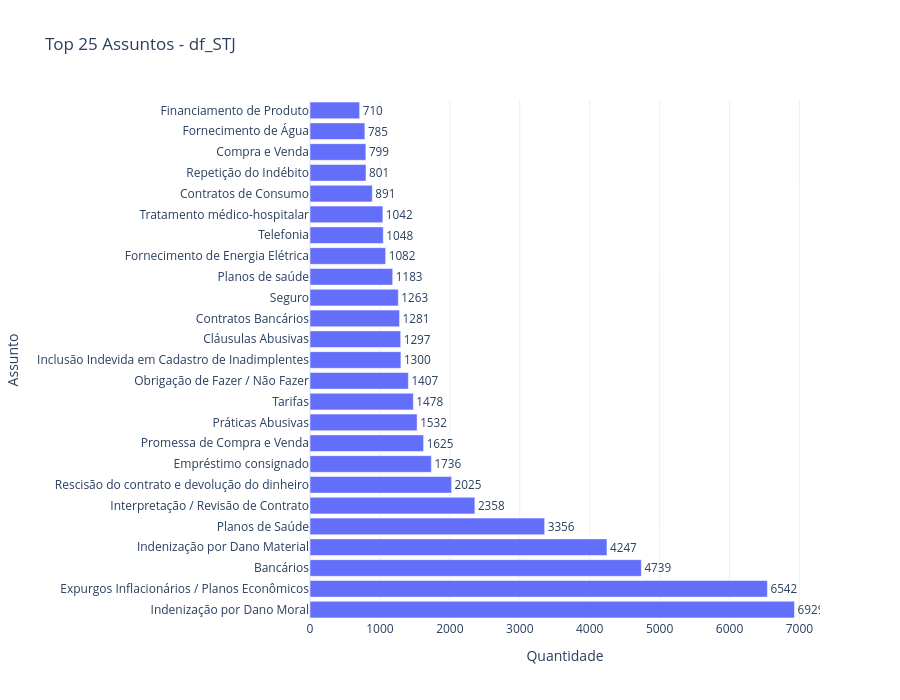

Notebook code for this chart:
### Markdown cell above
## EDA - Assuntos

### Code cell
import json
# Extrai nomes/códigos de assuntos (coluna pode ser JSON string, lista ou dict)
def extract_assuntos(col):
    def parse(x):
        if pd.isna(x):
            return []
        if isinstance(x, str):
            s = x.strip()
            if not s:
                return []
            try:
                parsed = json.loads(s)
            except Exception:
                return []
        elif isinstance(x, (list, tuple)):
            parsed = x
        elif isinstance(x, dict):
            parsed = [x]
        else:
            return []
        res = []
        for item in parsed:
            if isinstance(item, dict):
                nome = item.get('nome') or item.get('codigo')
                if nome is not None:
                    res.append(str(nome))
        return res
    return col.map(parse)

assuntos_lists = extract_assuntos(df['assuntos'])
assuntos_exploded = assuntos_lists.explode().dropna()
top_assuntos = assuntos_exploded.value_counts().head(25)

import plotly.express as px
fig = px.bar(
    x=top_assuntos.values,
    y=top_assuntos.index,
    orientation='h',
    title=f'Top 25 Assuntos - {nome_df}',
    labels={'x':'Quantidade','y':'Assunto'},
    text=top_assuntos.values
)
fig.update_layout(template='plotly_white', height=700)
fig.update_traces(textposition='outside')
fig.show()

### Figure 1 — Plotly figure (JSON) as saved in the notebook; plotly's stock layout.template omitted (floating-point values rounded to 4 significant figures)
{"data": [{"hovertemplate": "Quantidade=%{x}<br>Assunto=%{y}<br>text=%{text}<extra></extra>", "legendgroup": "", "marker": {"color": "#636efa", "pattern": {"shape": ""}}, "name": "", "orientation": "h", "showlegend": false, "text": [6929.0, 6542.0, 4739.0, 4247.0, 3356.0, 2358.0, 2025.0, 1736.0, 1625.0, 1532.0, 1478.0, 1407.0, 1300.0, 1297.0, 1281.0, 1263.0, 1183.0, 1082.0, 1048.0, 1042.0, 891.0, 801.0, 799.0, 785.0, 710.0], "textposition": "outside", "type": "bar", "x": [6929, 6542, 4739, 4247, 3356, 2358, 2025, 1736, 1625, 1532, 1478, 1407, 1300, 1297, 1281, 1263, 1183, 1082, 1048, 1042, 891, 801, 799, 785, 710], "xaxis": "x", "y": ["Indenização por Dano Moral", "Expurgos Inflacionários / Planos Econômicos", "Bancários", "Indenização por Dano Material", "Planos de Saúde", "Interpretação / Revisão de Contrato", "Rescisão do contrato e devolução do dinheiro", "Empréstimo consignado", "Promessa de Compra e Venda", "Práticas Abusivas", "Tarifas", "Obrigação de Fazer / Não Fazer", "Inclusão Indevida em Cadastro de Inadimplentes", "Cláusulas Abusivas", "Contratos Bancários", "Seguro", "Planos de saúde", "Fornecimento de Energia Elétrica", "Telefonia", "Tratamento médico-hospitalar", "Contratos de Consumo", "Repetição do Indébito", "Compra e Venda", "Fornecimento de Água", "Financiamento de Produto"], "yaxis": "y"}], "layout": {"barmode": "relative", "height": 700, "legend": {"tracegroupgap": 0}, "title": {"text": "Top 25 Assuntos - df_STJ"}, "xaxis": {"anchor": "y", "domain": [0, 1], "title": {"text": "Quantidade"}}, "yaxis": {"anchor": "x", "domain": [0, 1], "title": {"text": "Assunto"}}}}
